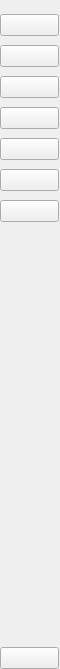
          <widget class="QWidget" name="widget_8" native="true">
           <property name="maximumSize">
            <size>
             <width>60</width>
             <height>16777215</height>
            </size>
           </property>
           <property name="styleSheet">
            <string notr="true"/>
           </property>
           <layout class="QVBoxLayout" name="verticalLayout_19">
            <property name="spacing">
             <number>0</number>
            </property>
            <property name="leftMargin">
             <number>0</number>
            </property>
            <property name="topMargin">
             <number>0</number>
            </property>
            <property name="rightMargin">
             <number>1</number>
            </property>
            <property name="bottomMargin">
             <number>0</number>
            </property>
            <item>
             <widget class="QLabel" name="label_12">
              <property name="text">
               <string/>
              </property>
              <property name="pixmap">
               <pixmap resource="../Siderbar/Sidebar_04_test/resources_02.qrc">:/icon/icon/sidebar.svg</pixmap>
              </property>
             </widget>
            </item>
            <item>
             <layout class="QVBoxLayout" name="verticalLayout_20">
              <property name="spacing">
               <number>9</number>
              </property>
              <item>
               <widget class="QPushButton" name="pushButton_62">
                <property name="text">
                 <string/>
                </property>
                <property name="icon">
                 <iconset resource="../Siderbar/Sidebar_04_test/resources_02.qrc">
                  <normaloff>:/icon/icon/home.svg</normaloff>:/icon/icon/home.svg</iconset>
                </property>
                <property name="iconSize">
                 <size>
                  <width>30</width>
                  <height>30</height>
                 </size>
                </property>
                <property name="checkable">
                 <bool>true</bool>
                </property>
                <property name="autoExclusive">
                 <bool>true</bool>
                </property>
               </widget>
              </item>
              <item>
               <widget class="QPushButton" name="pushButton_65">
                <property name="text">
                 <string/>
                </property>
                <property name="icon">
                 <iconset resource="../Siderbar/Sidebar_04_test/resources_02.qrc">
                  <normaloff>:/icon/icon/users.svg</normaloff>:/icon/icon/users.svg</iconset>
                </property>
                <property name="iconSize">
                 <size>
                  <width>30</width>
                  <height>30</height>
                 </size>
                </property>
                <property name="checkable">
                 <bool>true</bool>
                </property>
                <property name="autoExclusive">
                 <bool>true</bool>
                </property>
               </widget>
              </item>
              <item>
               <widget class="QPushButton" name="pushButton_64">
                <property name="text">
                 <string/>
                </property>
                <property name="icon">
                 <iconset resource="../Siderbar/Sidebar_04_test/resources_02.qrc">
                  <normaloff>:/icon/icon/monitor.svg</normaloff>:/icon/icon/monitor.svg</iconset>
                </property>
                <property name="iconSize">
                 <size>
                  <width>30</width>
                  <height>30</height>
                 </size>
                </property>
                <property name="checkable">
                 <bool>true</bool>
                </property>
                <property name="autoExclusive">
                 <bool>true</bool>
                </property>
               </widget>
              </item>
              <item>
               <widget class="QPushButton" name="pushButton_69">
                <property name="text">
                 <string/>
                </property>
                <property name="icon">
                 <iconset resource="../Siderbar/Sidebar_04_test/resources_02.qrc">
                  <normaloff>:/icon/icon/user.svg</normaloff>:/icon/icon/user.svg</iconset>
                </property>
                <property name="iconSize">
                 <size>
                  <width>30</width>
                  <height>30</height>
                 </size>
                </property>
                <property name="checkable">
                 <bool>true</bool>
                </property>
                <property name="autoExclusive">
                 <bool>true</bool>
                </property>
               </widget>
              </item>
              <item>
               <widget class="QPushButton" name="pushButton_63">
                <property name="text">
                 <string/>
                </property>
                <property name="icon">
                 <iconset resource="../Siderbar/Sidebar_04_test/resources_02.qrc">
                  <normaloff>:/icon/icon/map-pin.svg</normaloff>:/icon/icon/map-pin.svg</iconset>
                </property>
                <property name="iconSize">
                 <size>
                  <width>30</width>
                  <height>30</height>
                 </size>
                </property>
                <property name="checkable">
                 <bool>true</bool>
                </property>
                <property name="autoExclusive">
                 <bool>true</bool>
                </property>
               </widget>
              </item>
              <item>
               <widget class="QPushButton" name="pushButton_66">
                <property name="text">
                 <string/>
                </property>
                <property name="icon">
                 <iconset resource="../Siderbar/Sidebar_04_test/resources_02.qrc">
                  <normaloff>:/icon/icon/file.svg</normaloff>:/icon/icon/file.svg</iconset>
                </property>
                <property name="iconSize">
                 <size>
                  <width>30</width>
                  <height>30</height>
                 </size>
                </property>
                <property name="checkable">
                 <bool>true</bool>
                </property>
                <property name="autoExclusive">
                 <bool>true</bool>
                </property>
               </widget>
              </item>
              <item>
               <widget class="QPushButton" name="pushButton_67">
                <property name="text">
                 <string/>
                </property>
                <property name="icon">
                 <iconset resource="../Siderbar/Sidebar_04_test/resources_02.qrc">
                  <normaloff>:/icon/icon/settings.svg</normaloff>:/icon/icon/settings.svg</iconset>
                </property>
                <property name="iconSize">
                 <size>
                  <width>30</width>
                  <height>30</height>
                 </size>
                </property>
                <property name="checkable">
                 <bool>true</bool>
                </property>
                <property name="autoExclusive">
                 <bool>true</bool>
                </property>
               </widget>
              </item>
             </layout>
            </item>
            <item>
             <spacer name="verticalSpacer_8">
              <property name="orientation">
               <enum>Qt::Vertical</enum>
              </property>
              <property name="sizeHint" stdset="0">
               <size>
                <width>20</width>
                <height>425</height>
               </size>
              </property>
             </spacer>
            </item>
            <item>
             <widget class="QPushButton" name="pushButton_68">
              <property name="text">
               <string/>
              </property>
              <property name="icon">
               <iconset resource="../Siderbar/Sidebar_04_test/resources_02.qrc">
                <normaloff>:/icon/icon/log-out.svg</normaloff>:/icon/icon/log-out.svg</iconset>
              </property>
              <property name="iconSize">
               <size>
                <width>30</width>
                <height>30</height>
               </size>
              </property>
             </widget>
            </item>
           </layout>
          </widget>
